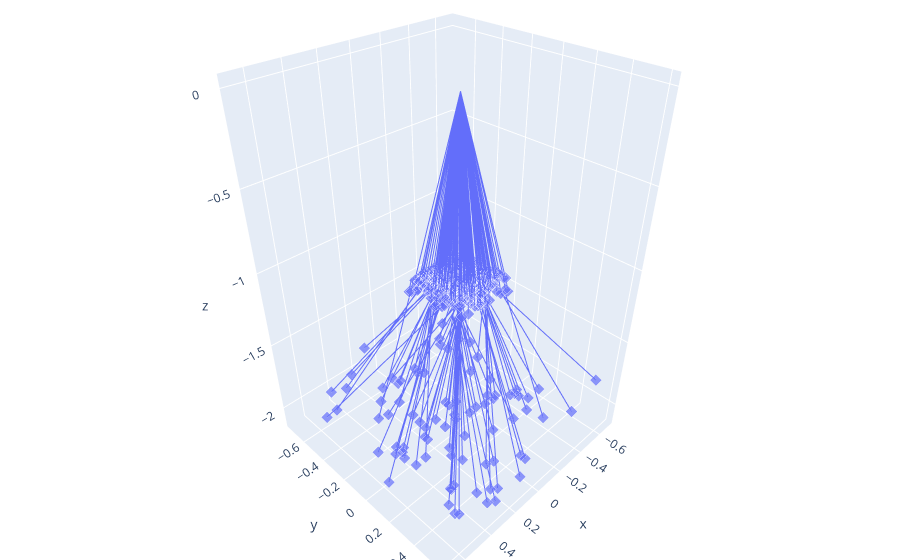

Notebook code for this chart:
### Code cell
## Only rays that intersect the lenslets
viz.fig

### Figure 1 — Plotly figure (JSON) as saved in the notebook; plotly's stock layout.template omitted (floating-point values rounded to 4 significant figures; data arrays with more than 128 entries replaced by an {"elided": "..."} marker saying what was removed)
{"data": [{"legendgroup": "Ray 0", "marker": {"size": {"elided": "1500 int values"}, "symbol": "diamond"}, "mode": "lines+markers", "name": "Ray 0", "showlegend": false, "type": "scatter3d", "x": {"elided": "1500 float values"}, "y": {"elided": "1500 float values"}, "z": {"elided": "1500 float values"}}, {"marker": {"color": "rgba(0, 0, 0, 0.0)", "size": 0.01}, "showlegend": false, "type": "scatter3d", "x": [0], "y": [0], "z": [0]}], "layout": {"legend": {"y": 0.96}, "margin": {"b": 0, "l": 0, "r": 0, "t": 0}, "scene": {"aspectmode": "data"}}}
